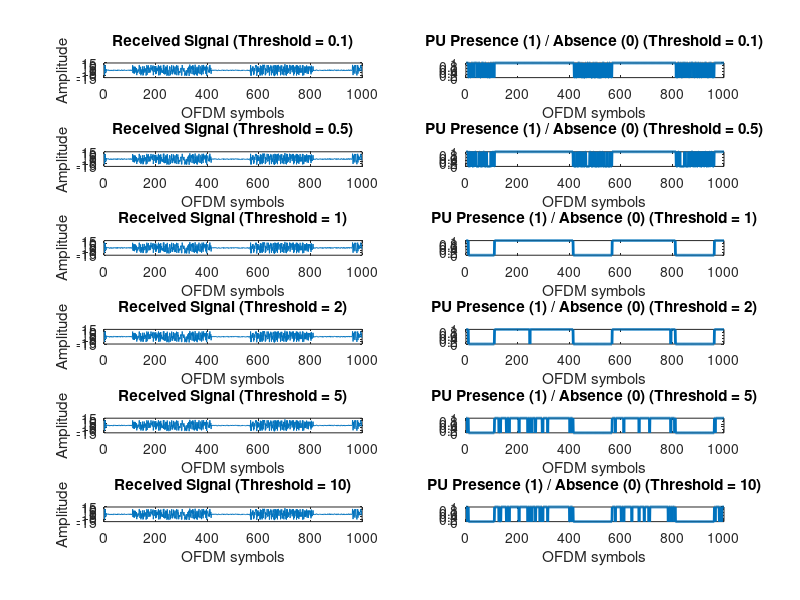
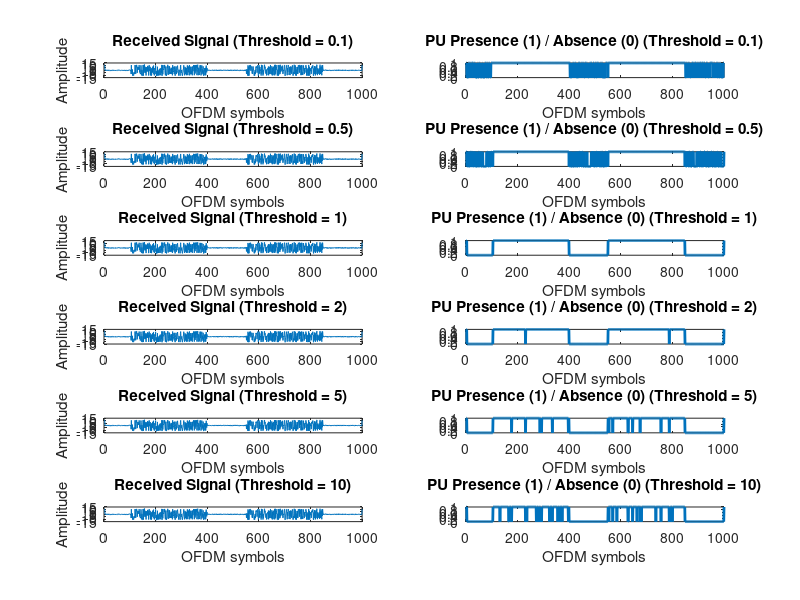
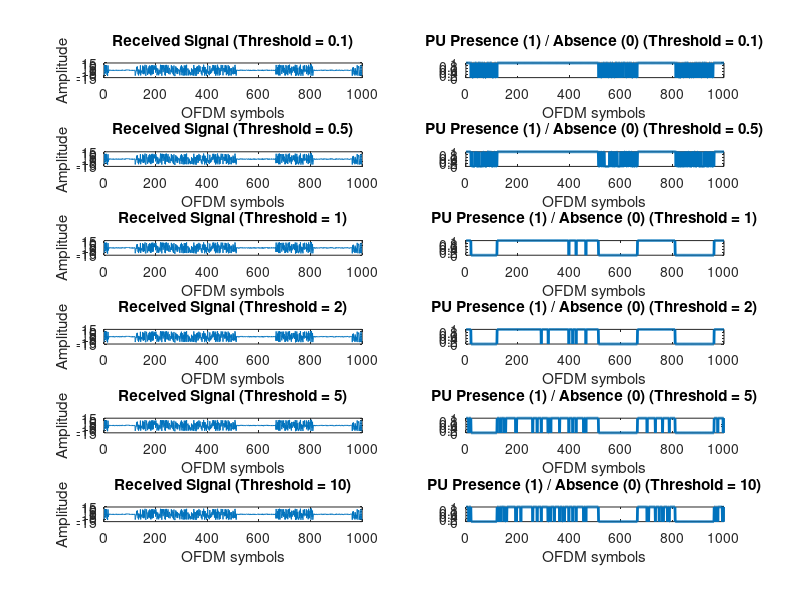
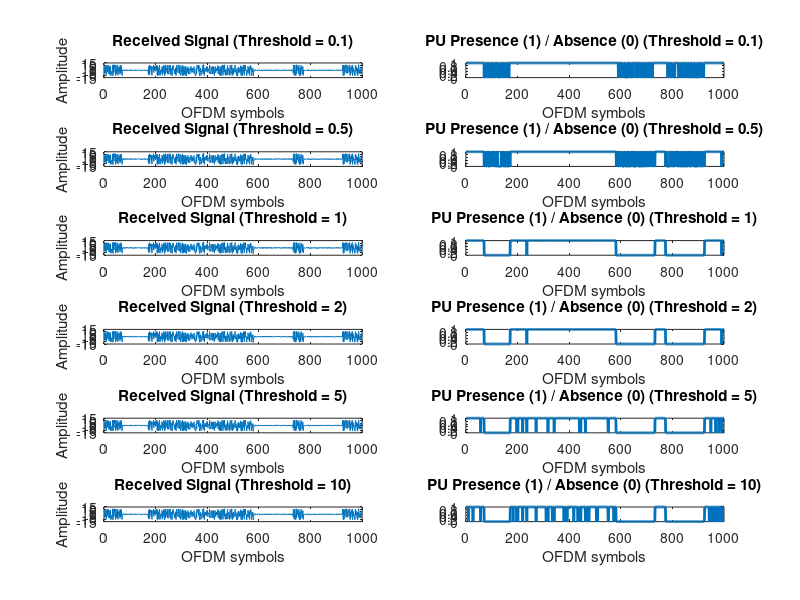

These figures' MATLAB source, in order:
% filepath: /home/alpondith/projects/PLMTSR/Lab09/task01_multiple_threshold.m
% ----------------------------------------------------------------------- % 
clc 
clear all 
close all 

%% Load the OFDM signal (at the secondary user side) 
load('rxOFDM_signal.mat'); 

%% Define an array of subcarriers and thresholds
subcarriers = [1, 2, 3, 4, 5, 6]; % Subcarriers to analyze
thresholds = [0.1, 0.5, 1, 2, 5, 10]; % Threshold values

%% Loop through each subcarrier
for s = 1:length(subcarriers)
    subcarrier_index = subcarriers(s);
    signal = rxOFDM_signal(subcarrier_index, :); % Extract the subcarrier

    %% Calculate the energy of each OFDM symbol
    for i = 1:size(signal, 2)
        energy(1, i) = (abs(signal(1, i))).^2;
    end

    %% Loop through each threshold and plot the results
    figure('Name', ['Subcarrier ', num2str(subcarrier_index)]);
    for t = 1:length(thresholds)
        threshold = thresholds(t);

        % Compare with the threshold
        for j = 1:size(energy, 2)
            if energy(1, j) >= threshold
                PU(1, j) = 1;
            else
                PU(1, j) = 0;
            end
        end

        % Plot the signal and the output of the Energy Detector
        subplot(length(thresholds), 2, 2*t-1);
        plot(real(signal));
        title(['Received Signal (Threshold = ', num2str(threshold), ')']);
        xlabel('OFDM symbols');
        ylabel('Amplitude');

        subplot(length(thresholds), 2, 2*t);
        plot(PU, 'LineWidth', 2);
        title(['PU Presence (1) / Absence (0) (Threshold = ', num2str(threshold), ')']);
        xlabel('OFDM symbols');
    end
end
% ----------------------------------------------------------------------- %